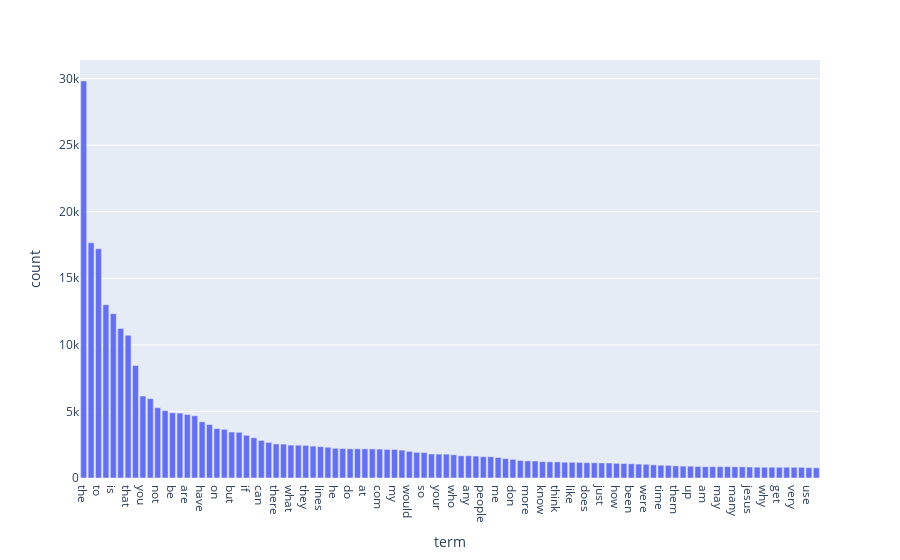

Notebook source saved alongside this figure:
### Markdown cell above
### >>> **Exercise 14 (take home):** 
Additionally, you can attempt to sort the terms on the `x-axis` by frequency instead of in alphabetical order. This way the visualization is more meaninfgul and you will be able to observe the so called [long tail](https://en.wikipedia.org/wiki/Long_tail) (get familiar with this term since it will appear a lot in data mining and other statistics courses). see picture below

![alt txt](https://upload.wikimedia.org/wikipedia/commons/thumb/8/8a/Long_tail.svg/1000px-Long_tail.svg.png)

### Code cell
# Answer here
voc_count_full = X_counts.sum(axis=0).A1
df_todraw = pd.DataFrame({
    "term": count_vect.get_feature_names_out(),
    "count": voc_count_full
})
df_sorted = df_todraw.sort_values("count", ascending=False, kind="mergesort", ignore_index=True)
fig = px.bar(df_sorted[:100], x='term', y='count') # Display the most frequent 100 terms
fig.show()

### Figure 1 — Plotly figure (JSON) as saved in the notebook; plotly's stock layout.template omitted (floating-point values rounded to 4 significant figures)
{"data": [{"hovertemplate": "term=%{x}<br>count=%{y}<extra></extra>", "legendgroup": "", "marker": {"color": "#636efa", "pattern": {"shape": ""}}, "name": "", "orientation": "v", "showlegend": false, "textposition": "auto", "type": "bar", "x": ["the", "of", "to", "and", "is", "in", "that", "it", "you", "for", "not", "this", "be", "from", "are", "edu", "have", "as", "on", "with", "but", "or", "if", "was", "can", "we", "there", "by", "what", "subject", "they", "an", "lines", "one", "he", "god", "do", "organization", "at", "re", "com", "about", "my", "all", "would", "will", "so", "some", "your", "no", "who", "has", "any", "writes", "people", "which", "me", "article", "don", "his", "more", "other", "know", "when", "think", "their", "like", "university", "does", "out", "just", "only", "how", "also", "been", "than", "were", "then", "time", "because", "them", "posting", "up", "had", "am", "should", "may", "these", "many", "say", "jesus", "see", "why", "us", "get", "good", "very", "believe", "use", "such"], "xaxis": "x", "y": [29825, 17660, 17222, 13017, 12343, 11226, 10723, 8447, 6157, 5962, 5285, 5063, 4898, 4877, 4769, 4675, 4218, 4015, 3709, 3655, 3453, 3432, 3208, 3020, 2818, 2674, 2556, 2548, 2472, 2464, 2448, 2393, 2353, 2312, 2232, 2216, 2193, 2192, 2191, 2186, 2172, 2148, 2143, 2093, 2000, 1925, 1912, 1802, 1793, 1791, 1742, 1671, 1669, 1645, 1604, 1599, 1543, 1453, 1400, 1318, 1286, 1278, 1230, 1215, 1213, 1184, 1177, 1170, 1151, 1142, 1130, 1127, 1100, 1090, 1068, 1045, 1028, 989, 959, 952, 914, 892, 885, 870, 852, 851, 850, 850, 841, 840, 825, 814, 811, 808, 806, 805, 805, 803, 772, 766], "yaxis": "y"}], "layout": {"barmode": "relative", "legend": {"tracegroupgap": 0}, "margin": {"t": 60}, "xaxis": {"anchor": "y", "domain": [0, 1], "title": {"text": "term"}}, "yaxis": {"anchor": "x", "domain": [0, 1], "title": {"text": "count"}}}}
